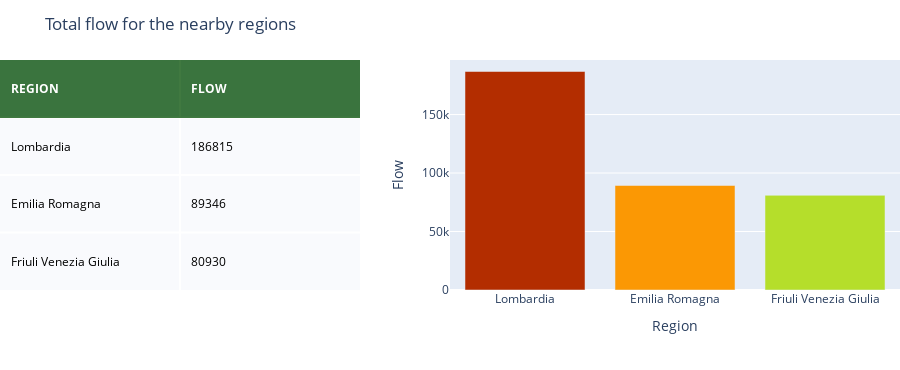

Source (notebook cell):
### Markdown cell above
## 1 

In this first part to study the visitors's fluxes from the nearby regions only we've selected one region for each of the different directions toward Padova


-Lombardia at west, associated with the A4 toward Milano-Torino <br>
-Emilia Romagna at south, assiciated with the A13 toward Bologna-Roma  <br>
-Friuli Venezia Giulia at east, assiciated with the A4 toward Venice-Trieste. <br> 
 

The first step is to obtain all the data for the selected regions: we first need to find region's cod (info_region func and d\[reg\[i\]\] dataframe) in order to extract from the dataset data_od_od the information for our selected regions. (data_reg\[reg\[i\]\] dataset, contains all provinces)

We can then  calculate the total fluxes (flow_region function)  in order to value which directions shoud be proritized

### Code cell
#DATA FOR THE REGIONS OF INTEREST
#For the regions of interest insert the region capital names and the region names
cap=['Milano', 'Bologna', 'Trieste',]
reg=['Lombardia', 'Emilia Romagna', 'Friuli Venezia Giulia']

#Function to obtain the info of the regions of interest 
def info_regions(codici_istat_provincia, capoluogo):
    cod_reg=codici_istat_provincia[codici_istat_provincia['PROVINCIA'] == capoluogo]['COD_REG'].values[0] 
    info_reg=codici_istat_provincia[codici_istat_provincia['COD_REG'] == cod_reg]
    return info_reg

#Create a dictionary of dataframes for the different regions (cod info only)
d = {} 
cod_int=[]
for c in cap:
    d[reg[cap.index(c)]] = pd.DataFrame(info_regions(codici_istat_provincia,c))
    #dataframe d[key] with key=reg[i], data: |COD_REG|COD_PRO|PROVINCIA|PROV_SIGLA
    

#Returns a dataset with all the info (data_day_od) of the regions of interest
def data_regions(data_day_od, cod_all_prov):
    data_reg=data_day_od[data_day_od['COD_PRO'].isin(cod_all_prov)]
    return data_reg

#Define a dictionary with the dataframe for the different regions with all the info from data_day_od
#data_reg[reg[i]]  MONTH|DOW|ORIGIN|DESTINATION|CUST_CLASS|COD_CONTRY|COD_PRO|PRO_COM|FLOW
data_reg = {} 
for i in range(len(reg)):
    data_reg[reg[i]] = pd.DataFrame(data_regions(data_day_od,d[reg[i]]['COD_PRO'].values[:]))
    

##STUDY OF THE FLUXES OF NEARBY REGIONS TO FIND WHICH OF THE THREE DIRECTIONS HAS TO BE PRIORITIZE

#Function to calculate the total flow of the regions of interest 
def flow_regions(info_data, cod_all_prov):
    flow_sum=info_data.groupby(info_data['COD_PRO'].isin(cod_all_prov))['FLOW'].sum()
    flow_sum=flow_sum.reset_index()
    return flow_sum['FLOW'][flow_sum['COD_PRO'] == True][0]
    
#Create a dictionary for the the total flux for the different regions 
d_flow = {}
for i in range(len(reg)):
    d_flow[reg[i]] = flow_regions(data_reg[reg[i]], d[reg[i]]['COD_PRO'].values[:])
    
    
#Dataframe with the total flux for the regions of interest, flow: REGION|FLOW|
flow= pd.DataFrame(d_flow.items(), columns=['REGION', 'FLOW']).sort_values(by='FLOW', ascending=False)


#Display the results
import plotly.graph_objs as go
import plotly.figure_factory as ff


table_color =  [[0, '#004d00'],[.5, '#ffffff'],[1, '#ffffff']]

# Initialize a figure with ff.create_table(table_data)
fig = ff.create_table(flow, height_constant=80, colorscale=table_color) # font_colors=font)#colorscale

color_dict = ['#b32d00', '#fb9804' ,'#b5de2b']
fig.add_trace(go.Bar(x = flow["REGION"], y = flow["FLOW"],marker_color=color_dict,name='Flow',xaxis='x2', yaxis='y2',))
    
fig.update_layout(title_text = 'Total flow for the nearby regions',margin = {'t':60, 'b':80, },
    xaxis = {'domain': [0, .4]},
    xaxis2 = {'domain': [0.5, 1.], 'title':'Region'},
    yaxis2 = {'domain': [0, 1], 'anchor': 'x2', 'title': 'Flow'}
)

fig.show()

### Figure 1 — Plotly figure (JSON) as saved in the notebook; plotly's stock layout.template omitted (floating-point values rounded to 4 significant figures)
{"data": [{"colorscale": [[0, "#004d00"], [0.5, "#ffffff"], [1, "#ffffff"]], "hoverinfo": "none", "opacity": 0.75, "showscale": false, "type": "heatmap", "z": [[0, 0], [0.5, 0.5], [1, 1], [0.5, 0.5]]}, {"marker": {"color": ["#b32d00", "#fb9804", "#b5de2b"]}, "name": "Flow", "type": "bar", "x": ["Lombardia", "Emilia Romagna", "Friuli Venezia Giulia"], "xaxis": "x2", "y": [186815, 89346, 80930], "yaxis": "y2"}], "layout": {"annotations": [{"align": "left", "font": {"color": "#ffffff"}, "showarrow": false, "text": "<b>REGION</b>", "x": -0.45, "xanchor": "left", "xref": "x", "y": 0, "yref": "y"}, {"align": "left", "font": {"color": "#ffffff"}, "showarrow": false, "text": "<b>FLOW</b>", "x": 0.55, "xanchor": "left", "xref": "x", "y": 0, "yref": "y"}, {"align": "left", "font": {"color": "#000000"}, "showarrow": false, "text": "Lombardia", "x": -0.45, "xanchor": "left", "xref": "x", "y": 1, "yref": "y"}, {"align": "left", "font": {"color": "#000000"}, "showarrow": false, "text": "186815", "x": 0.55, "xanchor": "left", "xref": "x", "y": 1, "yref": "y"}, {"align": "left", "font": {"color": "#000000"}, "showarrow": false, "text": "Emilia Romagna", "x": -0.45, "xanchor": "left", "xref": "x", "y": 2, "yref": "y"}, {"align": "left", "font": {"color": "#000000"}, "showarrow": false, "text": "89346", "x": 0.55, "xanchor": "left", "xref": "x", "y": 2, "yref": "y"}, {"align": "left", "font": {"color": "#000000"}, "showarrow": false, "text": "Friuli Venezia Giulia", "x": -0.45, "xanchor": "left", "xref": "x", "y": 3, "yref": "y"}, {"align": "left", "font": {"color": "#000000"}, "showarrow": false, "text": "80930", "x": 0.55, "xanchor": "left", "xref": "x", "y": 3, "yref": "y"}], "height": 370, "margin": {"b": 80, "l": 0, "r": 0, "t": 60}, "title": {"text": "Total flow for the nearby regions"}, "xaxis": {"domain": [0, 0.4], "dtick": 1, "gridwidth": 2, "showticklabels": false, "tick0": -0.5, "ticks": "", "zeroline": false}, "xaxis2": {"domain": [0.5, 1], "title": {"text": "Region"}}, "yaxis": {"autorange": "reversed", "dtick": 1, "gridwidth": 2, "showticklabels": false, "tick0": 0.5, "ticks": "", "zeroline": false}, "yaxis2": {"anchor": "x2", "domain": [0, 1], "title": {"text": "Flow"}}}}
